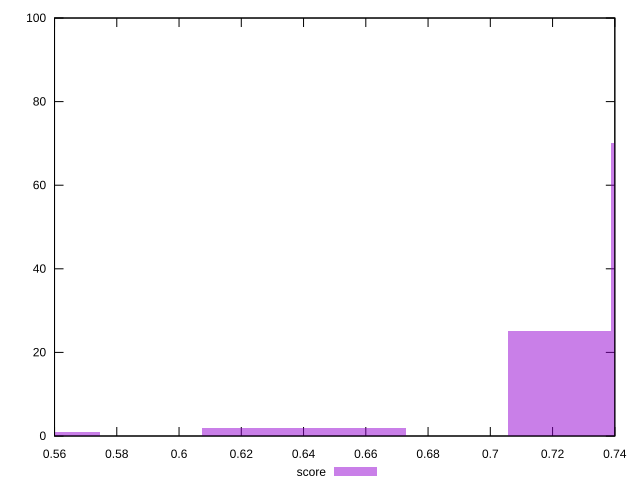

Recreate this plot in gnuplot.
reset

$score <<EOF
0.5581076626538481 1
0.623767387671948 2
0.7222569751990977 25
0.7550868377081476 70
0.6565972501809979 2
EOF

set key outside below
set boxwidth 0.032829862509049894
set xrange [0.56:0.74]
set yrange [0:100]
set trange [0:100]
set style fill transparent solid 0.5 noborder
set terminal svg size 640, 490 enhanced background rgb 'white'
set output "report_00023_2021-02-20T12:14:57.249Z/render-blocking-resources/samples/pages+cached+noadtech/score/histogram.svg"

plot $score title "score" with boxes

reset
